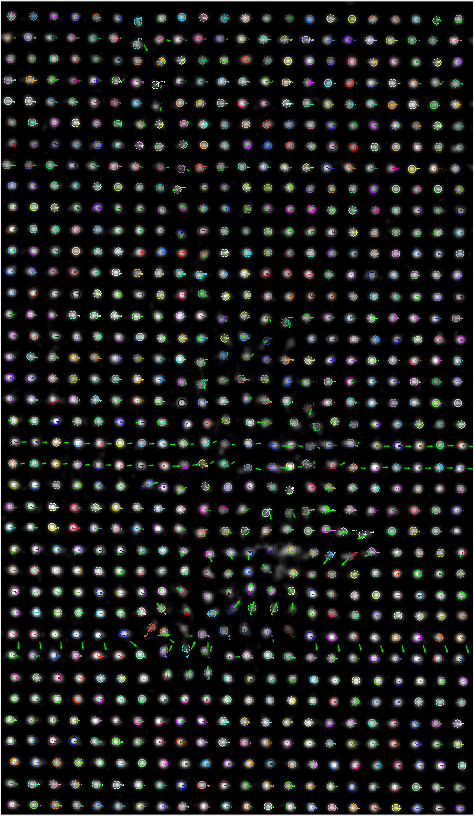
%> input picture CellTracking/Trajectories overlay.tif, 474 x 816 px
$ octave --eval "result = detectDots(rgb2gray(imread('../Trajectories overlay.tif')));"   (GNU Octave 9; MATLAB toolbox functions it lacks are replaced by stand-ins)
%> lines starting %> are read from the running program, lines starting %| are printed output that depends on the picture; in (x1, y1, x2, y2) boxes, pixels count from 0 and x2, y2 are one past the last pixel; in counts of white or black regions, pixels touching at a corner belong together; the program's own positions count from 1
% Feature detection
function [boundaries,centroids] = detectDots(img)
    % find edges using Canny filter (log filter almost works too)
%     [bw,~] = edge(img,'log');
    [bw,~] = edge(img,'Canny',[0.1375,0.3]);
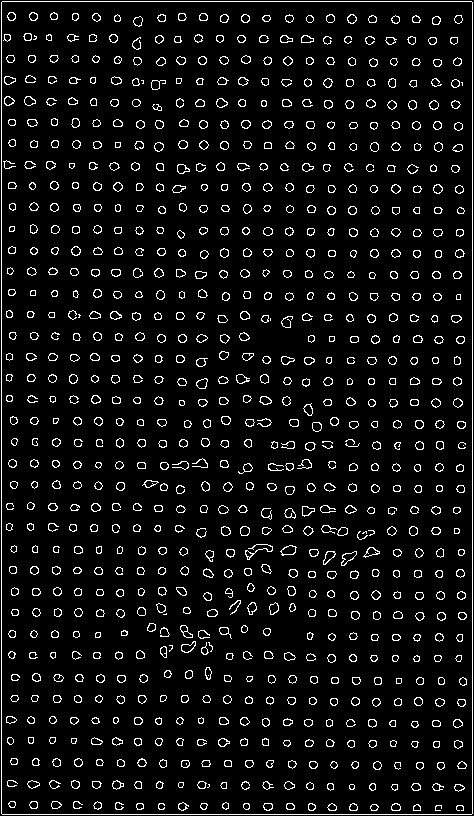
%> bw: size 816x474 logical; 6.7% white in thin lines or dots
    % fill in gaps in detected edges by dilating features slightly
    se90 = strel('line',1,90);
    se0 = strel('line',1,0);
    % pack the image to make dilation operation more efficient - not
    % necessary, but could speed up operations on large/many images
    % see: http://www.mathworks.com/help/images/ref/bwpack.html
    bwPacked = bwpack(bw);
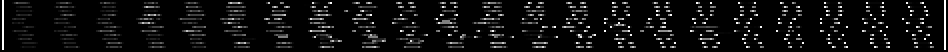
%> bwPacked: size 26x474 uint32 (shown 2 times larger); min 0, max 4294967295, mean 265806561.5; drawn with min black and max white
    bwPackedDilate = imdilate(bwPacked,[se90,se0],'ispacked');
    bwDilate = bwunpack(bwPackedDilate);
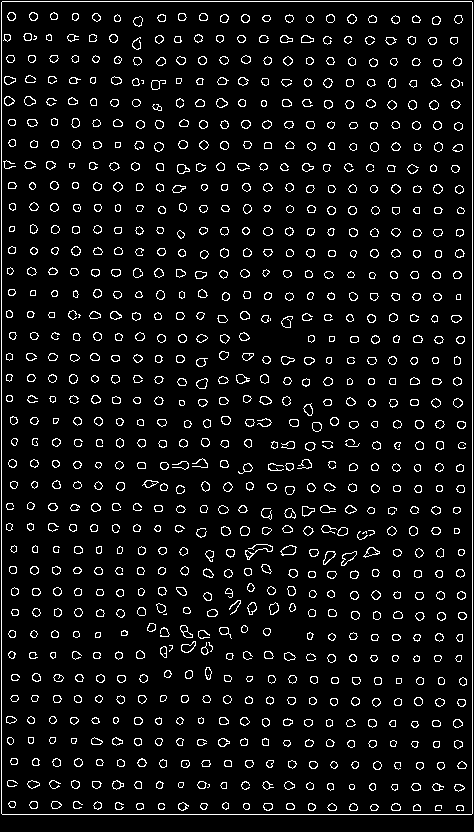
%> bwDilate: size 832x474 logical; 6.6% white in thin lines or dots
    % fill in edge-detected areas so they are solid objects
    bwFill = imfill(bwDilate,'holes');
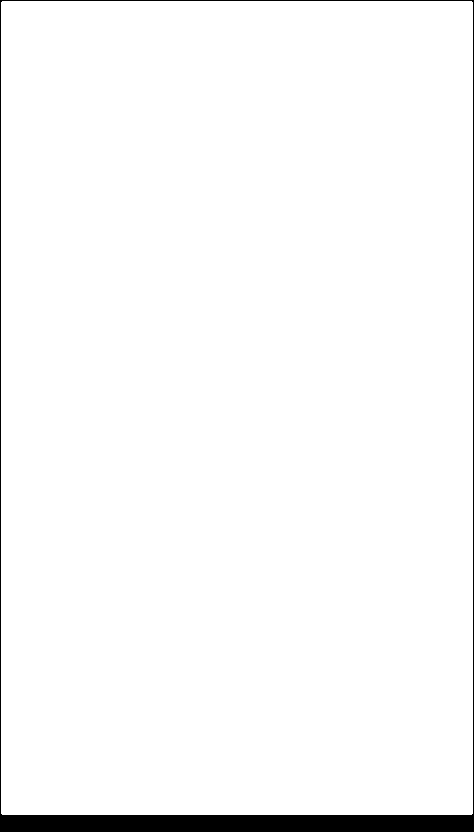
%> bwFill: size 832x474 logical; 97.4% white; 1 black region, box (x1, y1, x2, y2) and area: (0, 0, 474, 832) 10164
    % trace boundary of each object
    [boundaries,~] = bwboundaries(bwFill);
%> boundaries = 1 boundary; box (x1, y1, x2, y2) and points: (1, 1, 473, 815) 2565
    % get centroid location of each object (in pixel units)
    c = regionprops(bwFill,'Centroid');
%> c = 1 region; Centroid: [237.5 408.5]
    % concatenate all centroids into single matrix
    centroids = cat(1,c.Centroid);
%> centroids = [237.5 408.5]
%> `result = detectDots(rgb2gray(imread('../Trajectories overlay.tif')));`: result = 1 item
end
